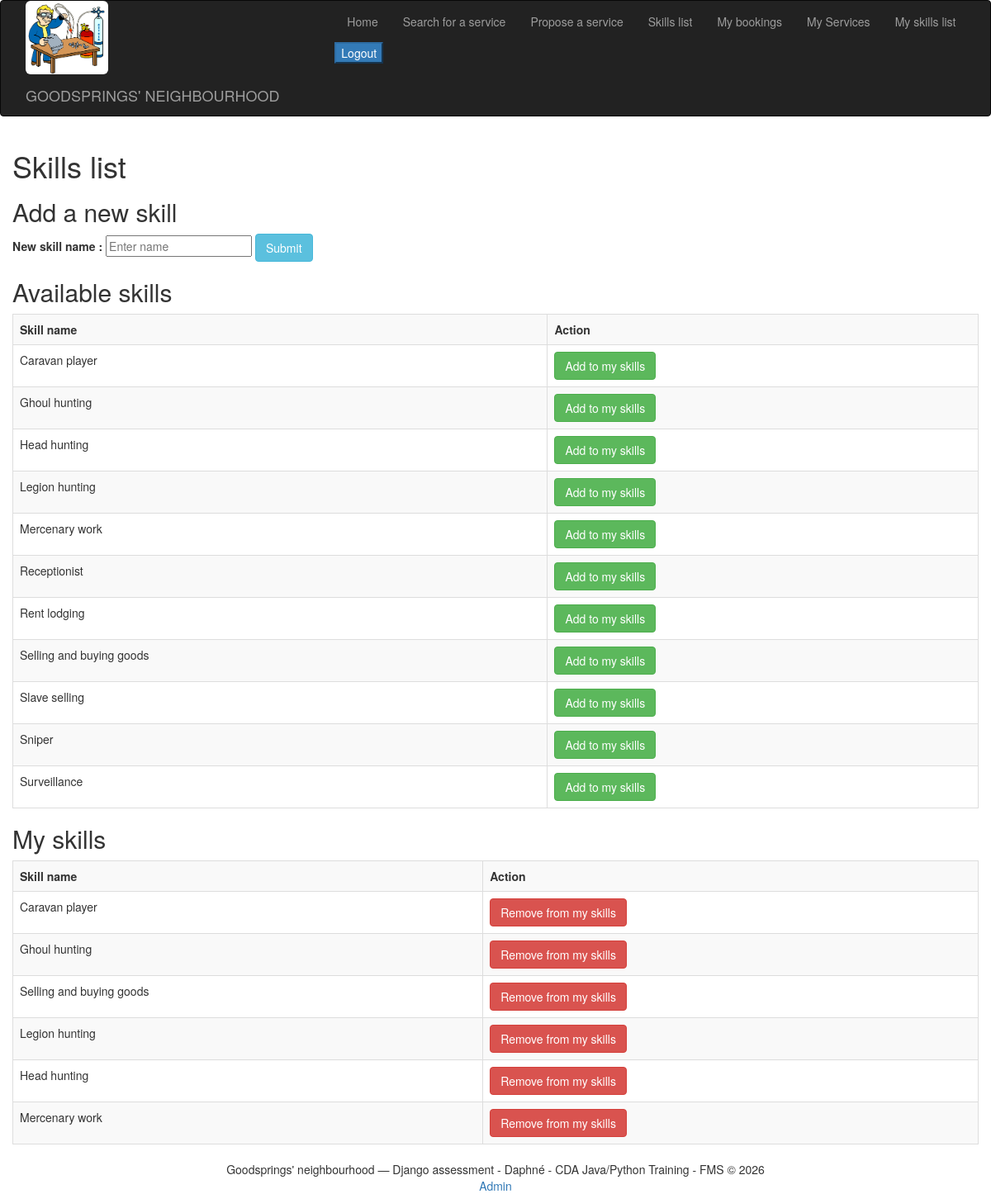
Page /skillbook/skill_list/ (signed in) on the committed database.
### skillbook/models.py (models this page shows, shortened)
class Skill(models.Model):
    name = models.CharField(max_length=200)

class UserSkill(models.Model):
    user = models.ForeignKey(User, on_delete=models.CASCADE)
    skill = models.ForeignKey(Skill, on_delete=models.CASCADE)

### skillbook/views.py (the view)
# urls.py: path('skill_list/', views.get_all_skills, name='skill_list'),
@login_required
def get_all_skills(request: HttpRequest) -> HttpResponse:
    user_skills = UserSkill.objects.filter(user = request.user)
    skills = Skill.objects.exclude(id__in=user_skills).order_by('name')
    return render(request, 'skillbook/skill_list.html', {'skills': skills, 'user_skills': user_skills})

### skillbook/templates/skillbook/skill_list.html (shortened to what this page needs)
{% extends "base.html" %}
{% block content %}
<h1 class="h1">Skills list</h1>
<h2 class="h2">Add a new skill</h2>
<form method="post" action="{% url 'skillbook:add_skill' %}">
    <label for="name">New skill name : </label>
    <input type="text" id="name" name="name" placeholder="Enter name">
    <input type="submit" class="btn btn-info" value="Submit">
</form>
<h2 class="h2">Available skills</h2>
<table class="table table-striped table-bordered ">
    <tr>
        <th>Skill name</th>
        <th>Action</th>
    </tr>
    {% for skill in skills %}
    <tr>
        <td>{{ skill.name }}</td>
        <td>
            {% if user.is_authenticated %}
            <form method="post" action="{% url 'skillbook:add_my_skill' skill.id %}">
                <button type="submit" class="btn btn-success">Add to my skills</button>
            </form>
            {% else %}
            Please login to add to your skills or remove from them
            {% endif %}
        </td>
    </tr>
    {% endfor %}
</table>
<h2 class="h2">My skills</h2>
<table class="table table-striped table-bordered ">
    <tr>
        <th>Skill name</th>
        <th>Action</th>
    </tr>
    {% for skill in user_skills %}
    <tr>
        <td>{{ skill.skill.name }}</td>
        <td>
            {% if user.is_authenticated %}
            <form method="post" action="{% url 'skillbook:remove_my_skill' skill.skill.id %}">
                <button type="submit" class="btn btn-danger">Remove from my skills</button>
            </form>
            {% else %}
            Please login to add to your skills or remove from them
            {% endif %}
        </td>
    </tr>
    {% endfor %}
</table>
{% endblock %}

### rows in the picture
Skill: name "Caravan player"
Skill: name "Ghoul hunting"
Skill: name "Head hunting"
Skill: name "Legion hunting"
Skill: name "Mercenary work"
Skill: name "Receptionist"
Skill: name "Rent lodging"
Skill: name "Selling and buying goods"
Skill: name "Slave selling"
Skill: name "Sniper"
Skill: name "Surveillance"
UserSkill: skill.name "Caravan player"
UserSkill: skill.name "Ghoul hunting"
UserSkill: skill.name "Selling and buying goods"
UserSkill: skill.name "Legion hunting"
UserSkill: skill.name "Head hunting"
UserSkill: skill.name "Mercenary work"
